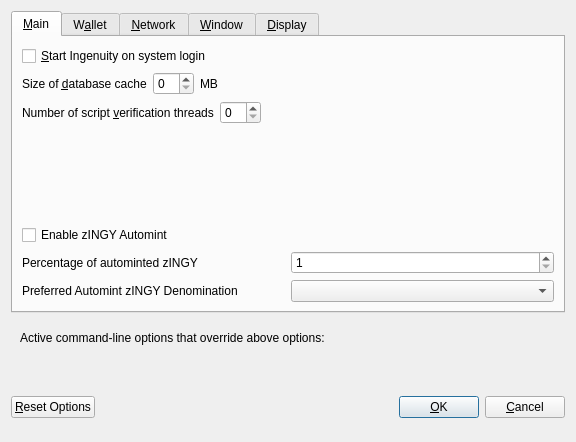
<?xml version="1.0" encoding="UTF-8"?>
<ui version="4.0">
 <class>OptionsDialog</class>
 <widget class="QDialog" name="OptionsDialog">
  <property name="geometry">
   <rect>
    <x>0</x>
    <y>0</y>
    <width>576</width>
    <height>442</height>
   </rect>
  </property>
  <property name="windowTitle">
   <string>Options</string>
  </property>
  <property name="modal">
   <bool>true</bool>
  </property>
  <layout class="QVBoxLayout" name="verticalLayout">
   <item>
    <widget class="QTabWidget" name="tabWidget">
     <property name="currentIndex">
      <number>0</number>
     </property>
     <widget class="QWidget" name="tabMain">
      <attribute name="title">
       <string>&amp;Main</string>
      </attribute>
      <layout class="QVBoxLayout" name="verticalLayout_Main">
       <item>
        <widget class="QCheckBox" name="bitcoinAtStartup">
         <property name="toolTip">
          <string>Automatically start Ingenuity after logging in to the system.</string>
         </property>
         <property name="text">
          <string>&amp;Start Ingenuity on system login</string>
         </property>
        </widget>
       </item>
       <item>
        <layout class="QHBoxLayout" name="horizontalLayout_2_Main">
         <item>
          <widget class="QLabel" name="databaseCacheLabel">
           <property name="text">
            <string>Size of &amp;database cache</string>
           </property>
           <property name="textFormat">
            <enum>Qt::PlainText</enum>
           </property>
           <property name="buddy">
            <cstring>databaseCache</cstring>
           </property>
          </widget>
         </item>
         <item>
          <widget class="QSpinBox" name="databaseCache"/>
         </item>
         <item>
          <widget class="QLabel" name="databaseCacheUnitLabel">
           <property name="text">
            <string>MB</string>
           </property>
           <property name="textFormat">
            <enum>Qt::PlainText</enum>
           </property>
          </widget>
         </item>
         <item>
          <spacer name="horizontalSpacer_2_Main">
           <property name="orientation">
            <enum>Qt::Horizontal</enum>
           </property>
           <property name="sizeHint" stdset="0">
            <size>
             <width>40</width>
             <height>20</height>
            </size>
           </property>
          </spacer>
         </item>
        </layout>
       </item>
       <item>
        <layout class="QHBoxLayout" name="horizontalLayout_3_Main">
         <item>
          <widget class="QLabel" name="threadsScriptVerifLabel">
           <property name="text">
            <string>Number of script &amp;verification threads</string>
           </property>
           <property name="textFormat">
            <enum>Qt::PlainText</enum>
           </property>
           <property name="buddy">
            <cstring>threadsScriptVerif</cstring>
           </property>
          </widget>
         </item>
         <item>
          <widget class="QSpinBox" name="threadsScriptVerif">
           <property name="toolTip">
            <string>(0 = auto, &lt;0 = leave that many cores free)</string>
           </property>
          </widget>
         </item>
         <item>
          <spacer name="horizontalSpacer_3_Main">
           <property name="orientation">
            <enum>Qt::Horizontal</enum>
           </property>
           <property name="sizeHint" stdset="0">
            <size>
             <width>40</width>
             <height>20</height>
            </size>
           </property>
          </spacer>
         </item>
        </layout>
       </item>
       <item>
        <spacer name="verticalSpacer_2">
         <property name="orientation">
          <enum>Qt::Vertical</enum>
         </property>
         <property name="sizeHint" stdset="0">
          <size>
           <width>20</width>
           <height>40</height>
          </size>
         </property>
        </spacer>
       </item>
       <item>
        <widget class="QCheckBox" name="checkBoxZeromintEnable">
         <property name="toolTip">
          <string>Enable automatic minting of INGY units to zINGY</string>
         </property>
         <property name="layoutDirection">
          <enum>Qt::LeftToRight</enum>
         </property>
         <property name="text">
          <string>Enable zINGY Automint</string>
         </property>
        </widget>
       </item>
       <item>
        <layout class="QHBoxLayout" name="horizontalLayout_3">
         <item>
          <widget class="QLabel" name="percentage_label">
           <property name="toolTip">
            <string>Percentage of incoming INGY which get automatically converted to zINGY via Zerocoin Protocol (min: 10%)</string>
           </property>
           <property name="text">
            <string>Percentage of autominted zINGY</string>
           </property>
          </widget>
         </item>
         <item>
          <widget class="QSpinBox" name="zeromintPercentage">
           <property name="minimum">
            <number>1</number>
           </property>
           <property name="maximum">
            <number>100</number>
           </property>
          </widget>
         </item>
        </layout>
       </item>
       <item>
        <layout class="QHBoxLayout" name="horizontalLayout" stretch="0,0">
         <property name="sizeConstraint">
          <enum>QLayout::SetFixedSize</enum>
         </property>
         <item>
          <widget class="QLabel" name="labelPreferredDenom">
           <property name="maximumSize">
            <size>
             <width>16777215</width>
             <height>16777215</height>
            </size>
           </property>
           <property name="toolTip">
            <string>Wait with automatic conversion to Zerocoin until enough INGY for this denomination is available</string>
           </property>
           <property name="text">
            <string>Preferred Automint zINGY Denomination</string>
           </property>
          </widget>
         </item>
         <item>
          <widget class="QComboBox" name="preferredDenom">
           <property name="maximumSize">
            <size>
             <width>16777215</width>
             <height>27</height>
            </size>
           </property>
           <property name="toolTip">
            <string>Wait with automatic conversion to Zerocoin until enough INGY for this denomination is available</string>
           </property>
           <property name="maxVisibleItems">
            <number>9</number>
           </property>
           <property name="maxCount">
            <number>9</number>
           </property>
          </widget>
         </item>
        </layout>
       </item>
      </layout>
     </widget>
     <widget class="QWidget" name="tabWallet">
      <attribute name="title">
       <string>W&amp;allet</string>
      </attribute>
      <layout class="QVBoxLayout" name="verticalLayout_Wallet">
       <item>
        <layout class="QHBoxLayout" name="horizontalLayout_2_Wallet">
         <item>
          <widget class="QLabel" name="labelStakeSplitThresholdText">
           <property name="text">
            <string>Stake split threshold:</string>
           </property>
          </widget>
         </item>
         <item>
          <widget class="QSpinBox" name="spinBoxStakeSplitThreshold">
           <property name="minimum">
            <number>1</number>
           </property>
           <property name="maximum">
            <number>999999</number>
           </property>
          </widget>
         </item>
        </layout>
       </item>
       <item>
        <widget class="QGroupBox" name="groupBox">
         <property name="title">
          <string>Expert</string>
         </property>
         <layout class="QVBoxLayout" name="verticalLayout_2">
          <item>
           <widget class="QCheckBox" name="coinControlFeatures">
            <property name="toolTip">
             <string>Whether to show coin control features or not.</string>
            </property>
            <property name="text">
             <string>Enable coin &amp;control features</string>
            </property>
           </widget>
          </item>
          <item>
           <widget class="QCheckBox" name="showMasternodesTab">
            <property name="toolTip">
             <string>Show additional tab listing all your masternodes in first sub-tab&lt;br/&gt;and all masternodes on the network in second sub-tab.</string>
            </property>
            <property name="text">
             <string>Show Masternodes Tab</string>
            </property>
           </widget>
          </item>
          <item>
           <widget class="QCheckBox" name="spendZeroConfChange">
            <property name="toolTip">
             <string>If you disable the spending of unconfirmed change, the change from a transaction&lt;br/&gt;cannot be used until that transaction has at least one confirmation.&lt;br/&gt;This also affects how your balance is computed.</string>
            </property>
            <property name="text">
             <string>&amp;Spend unconfirmed change</string>
            </property>
           </widget>
          </item>
         </layout>
        </widget>
       </item>
       <item>
        <spacer name="verticalSpacer_Wallet">
         <property name="orientation">
          <enum>Qt::Vertical</enum>
         </property>
         <property name="sizeHint" stdset="0">
          <size>
           <width>20</width>
           <height>40</height>
          </size>
         </property>
        </spacer>
       </item>
      </layout>
     </widget>
     <widget class="QWidget" name="tabNetwork">
      <attribute name="title">
       <string>&amp;Network</string>
      </attribute>
      <layout class="QVBoxLayout" name="verticalLayout_Network">
       <item>
        <widget class="QCheckBox" name="mapPortUpnp">
         <property name="toolTip">
          <string>Automatically open the Ingenuity client port on the router. This only works when your router supports UPnP and it is enabled.</string>
         </property>
         <property name="text">
          <string>Map port using &amp;UPnP</string>
         </property>
        </widget>
       </item>
       <item>
        <widget class="QCheckBox" name="allowIncoming">
         <property name="toolTip">
          <string>Accept connections from outside</string>
         </property>
         <property name="text">
          <string>Allow incoming connections</string>
         </property>
        </widget>
       </item>
       <item>
        <widget class="QCheckBox" name="connectSocks">
         <property name="toolTip">
          <string>Connect to the Ingenuity network through a SOCKS5 proxy.</string>
         </property>
         <property name="text">
          <string>&amp;Connect through SOCKS5 proxy (default proxy):</string>
         </property>
        </widget>
       </item>
       <item>
        <layout class="QHBoxLayout" name="horizontalLayout_1_Network">
         <item>
          <widget class="QLabel" name="proxyIpLabel">
           <property name="text">
            <string>Proxy &amp;IP:</string>
           </property>
           <property name="textFormat">
            <enum>Qt::PlainText</enum>
           </property>
           <property name="buddy">
            <cstring>proxyIp</cstring>
           </property>
          </widget>
         </item>
         <item>
          <widget class="QValidatedLineEdit" name="proxyIp">
           <property name="minimumSize">
            <size>
             <width>140</width>
             <height>0</height>
            </size>
           </property>
           <property name="maximumSize">
            <size>
             <width>140</width>
             <height>16777215</height>
            </size>
           </property>
           <property name="toolTip">
            <string>IP address of the proxy (e.g. IPv4: 127.0.0.1 / IPv6: ::1)</string>
           </property>
          </widget>
         </item>
         <item>
          <widget class="QLabel" name="proxyPortLabel">
           <property name="text">
            <string>&amp;Port:</string>
           </property>
           <property name="textFormat">
            <enum>Qt::PlainText</enum>
           </property>
           <property name="buddy">
            <cstring>proxyPort</cstring>
           </property>
          </widget>
         </item>
         <item>
          <widget class="QLineEdit" name="proxyPort">
           <property name="minimumSize">
            <size>
             <width>55</width>
             <height>0</height>
            </size>
           </property>
           <property name="maximumSize">
            <size>
             <width>55</width>
             <height>16777215</height>
            </size>
           </property>
           <property name="toolTip">
            <string>Port of the proxy (e.g. 9050)</string>
           </property>
          </widget>
         </item>
         <item>
          <spacer name="horizontalSpacer_1_Network">
           <property name="orientation">
            <enum>Qt::Horizontal</enum>
           </property>
           <property name="sizeHint" stdset="0">
            <size>
             <width>40</width>
             <height>20</height>
            </size>
           </property>
          </spacer>
         </item>
        </layout>
       </item>
       <item>
        <spacer name="verticalSpacer_Network">
         <property name="orientation">
          <enum>Qt::Vertical</enum>
         </property>
         <property name="sizeHint" stdset="0">
          <size>
           <width>20</width>
           <height>40</height>
          </size>
         </property>
        </spacer>
       </item>
      </layout>
     </widget>
     <widget class="QWidget" name="tabWindow">
      <attribute name="title">
       <string>&amp;Window</string>
      </attribute>
      <layout class="QVBoxLayout" name="verticalLayout_Window">
       <item>
        <widget class="QCheckBox" name="minimizeToTray">
         <property name="toolTip">
          <string>Show only a tray icon after minimizing the window.</string>
         </property>
         <property name="text">
          <string>&amp;Minimize to the tray instead of the taskbar</string>
         </property>
        </widget>
       </item>
       <item>
        <widget class="QCheckBox" name="minimizeOnClose">
         <property name="toolTip">
          <string>Minimize instead of exit the application when the window is closed. When this option is enabled, the application will be closed only after selecting Quit in the menu.</string>
         </property>
         <property name="text">
          <string>M&amp;inimize on close</string>
         </property>
        </widget>
       </item>
       <item>
        <spacer name="verticalSpacer_Window">
         <property name="orientation">
          <enum>Qt::Vertical</enum>
         </property>
         <property name="sizeHint" stdset="0">
          <size>
           <width>20</width>
           <height>40</height>
          </size>
         </property>
        </spacer>
       </item>
      </layout>
     </widget>
     <widget class="QWidget" name="tabDisplay">
      <attribute name="title">
       <string>&amp;Display</string>
      </attribute>
      <layout class="QVBoxLayout" name="verticalLayout_Display">
       <item>
        <layout class="QHBoxLayout" name="horizontalLayout_1_Display">
         <item>
          <widget class="QLabel" name="langLabel">
           <property name="text">
            <string>User Interface &amp;language:</string>
           </property>
           <property name="textFormat">
            <enum>Qt::PlainText</enum>
           </property>
           <property name="buddy">
            <cstring>lang</cstring>
           </property>
          </widget>
         </item>
         <item>
          <widget class="QValueComboBox" name="lang">
           <property name="toolTip">
            <string>The user interface language can be set here. This setting will take effect after restarting Ingenuity.</string>
           </property>
          </widget>
         </item>
        </layout>
       </item>
       <item>
        <widget class="QLabel" name="label_3">
         <property name="toolTip">
          <string notr="true"/>
         </property>
         <property name="statusTip">
          <string notr="true"/>
         </property>
         <property name="whatsThis">
          <string notr="true"/>
         </property>
         <property name="accessibleName">
          <string notr="true"/>
         </property>
         <property name="text">
          <string>Language missing or translation incomplete? Help contributing translations here:
https://www.transifex.com/ingenuity-project/ingenuity-project-translations</string>
         </property>
         <property name="wordWrap">
          <bool>true</bool>
         </property>
         <property name="openExternalLinks">
          <bool>true</bool>
         </property>
         <property name="textInteractionFlags">
          <set>Qt::TextBrowserInteraction</set>
         </property>
        </widget>
       </item>
       <item>
        <layout class="QHBoxLayout" name="horizontalLayout_4_Display" stretch="0,0">
         <item>
          <widget class="QLabel" name="themeLabel">
           <property name="text">
            <string>User Interface Theme:</string>
           </property>
          </widget>
         </item>
         <item>
          <widget class="QValueComboBox" name="theme"/>
         </item>
        </layout>
       </item>
       <item>
        <widget class="Line" name="line">
         <property name="orientation">
          <enum>Qt::Horizontal</enum>
         </property>
        </widget>
       </item>
       <item>
        <layout class="QHBoxLayout" name="horizontalLayout_2_Display">
         <item>
          <widget class="QLabel" name="unitLabel">
           <property name="text">
            <string>&amp;Unit to show amounts in:</string>
           </property>
           <property name="textFormat">
            <enum>Qt::PlainText</enum>
           </property>
           <property name="buddy">
            <cstring>unit</cstring>
           </property>
          </widget>
         </item>
         <item>
          <widget class="QValueComboBox" name="unit">
           <property name="toolTip">
            <string>Choose the default subdivision unit to show in the interface and when sending coins.</string>
           </property>
          </widget>
         </item>
        </layout>
       </item>
       <item>
        <layout class="QHBoxLayout" name="horizontalLayout_5_Display">
         <item>
          <widget class="QLabel" name="digitsLabel">
           <property name="text">
            <string>Decimal digits</string>
           </property>
          </widget>
         </item>
         <item>
          <widget class="QValueComboBox" name="digits"/>
         </item>
        </layout>
       </item>
       <item>
        <widget class="QCheckBox" name="checkBoxHideZeroBalances">
         <property name="toolTip">
          <string>Hide empty balances</string>
         </property>
         <property name="layoutDirection">
          <enum>Qt::LeftToRight</enum>
         </property>
         <property name="text">
          <string>Hide empty balances</string>
         </property>
        </widget>
       </item>
       <item>
        <layout class="QHBoxLayout" name="horizontalLayout_3_Display">
         <item>
          <widget class="QLabel" name="thirdPartyTxUrlsLabel">
           <property name="toolTip">
            <string>Third party URLs (e.g. a block explorer) that appear in the transactions tab as context menu items. %s in the URL is replaced by transaction hash. Multiple URLs are separated by vertical bar |.</string>
           </property>
           <property name="text">
            <string>Third party transaction URLs</string>
           </property>
           <property name="buddy">
            <cstring>thirdPartyTxUrls</cstring>
           </property>
          </widget>
         </item>
         <item>
          <widget class="QLineEdit" name="thirdPartyTxUrls">
           <property name="toolTip">
            <string>Third party URLs (e.g. a block explorer) that appear in the transactions tab as context menu items. %s in the URL is replaced by transaction hash. Multiple URLs are separated by vertical bar |.</string>
           </property>
          </widget>
         </item>
        </layout>
       </item>
       <item>
        <spacer name="verticalSpacer">
         <property name="orientation">
          <enum>Qt::Vertical</enum>
         </property>
         <property name="sizeHint" stdset="0">
          <size>
           <width>20</width>
           <height>40</height>
          </size>
         </property>
        </spacer>
       </item>
      </layout>
     </widget>
    </widget>
   </item>
   <item>
    <widget class="QFrame" name="frame">
     <layout class="QVBoxLayout" name="verticalLayout_Bottom">
      <item>
       <layout class="QHBoxLayout" name="horizontalLayout_Bottom">
        <item>
         <widget class="QLabel" name="overriddenByCommandLineInfoLabel">
          <property name="text">
           <string>Active command-line options that override above options:</string>
          </property>
          <property name="textFormat">
           <enum>Qt::PlainText</enum>
          </property>
         </widget>
        </item>
        <item>
         <spacer name="horizontalSpacer_Bottom">
          <property name="orientation">
           <enum>Qt::Horizontal</enum>
          </property>
          <property name="sizeHint" stdset="0">
           <size>
            <width>40</width>
            <height>20</height>
           </size>
          </property>
         </spacer>
        </item>
       </layout>
      </item>
      <item>
       <widget class="QLabel" name="overriddenByCommandLineLabel">
        <property name="text">
         <string/>
        </property>
        <property name="textFormat">
         <enum>Qt::PlainText</enum>
        </property>
        <property name="wordWrap">
         <bool>true</bool>
        </property>
       </widget>
      </item>
     </layout>
    </widget>
   </item>
   <item>
    <layout class="QHBoxLayout" name="horizontalLayout_Buttons">
     <item>
      <widget class="QPushButton" name="resetButton">
       <property name="toolTip">
        <string>Reset all client options to default.</string>
       </property>
       <property name="text">
        <string>&amp;Reset Options</string>
       </property>
       <property name="autoDefault">
        <bool>false</bool>
       </property>
      </widget>
     </item>
     <item>
      <spacer name="horizontalSpacer_1">
       <property name="orientation">
        <enum>Qt::Horizontal</enum>
       </property>
       <property name="sizeHint" stdset="0">
        <size>
         <width>40</width>
         <height>48</height>
        </size>
       </property>
      </spacer>
     </item>
     <item>
      <widget class="QLabel" name="statusLabel">
       <property name="minimumSize">
        <size>
         <width>200</width>
         <height>0</height>
        </size>
       </property>
       <property name="font">
        <font>
         <weight>75</weight>
         <bold>true</bold>
        </font>
       </property>
       <property name="text">
        <string/>
       </property>
       <property name="textFormat">
        <enum>Qt::PlainText</enum>
       </property>
       <property name="wordWrap">
        <bool>true</bool>
       </property>
      </widget>
     </item>
     <item>
      <spacer name="horizontalSpacer_2">
       <property name="orientation">
        <enum>Qt::Horizontal</enum>
       </property>
       <property name="sizeHint" stdset="0">
        <size>
         <width>40</width>
         <height>48</height>
        </size>
       </property>
      </spacer>
     </item>
     <item>
      <widget class="QPushButton" name="okButton">
       <property name="text">
        <string>&amp;OK</string>
       </property>
       <property name="autoDefault">
        <bool>false</bool>
       </property>
       <property name="default">
        <bool>true</bool>
       </property>
      </widget>
     </item>
     <item>
      <widget class="QPushButton" name="cancelButton">
       <property name="text">
        <string>&amp;Cancel</string>
       </property>
       <property name="autoDefault">
        <bool>false</bool>
       </property>
      </widget>
     </item>
    </layout>
   </item>
  </layout>
 </widget>
 <customwidgets>
  <customwidget>
   <class>QValidatedLineEdit</class>
   <extends>QLineEdit</extends>
   <header>qvalidatedlineedit.h</header>
  </customwidget>
  <customwidget>
   <class>QValueComboBox</class>
   <extends>QComboBox</extends>
   <header>qvaluecombobox.h</header>
  </customwidget>
 </customwidgets>
 <resources/>
 <connections/>
</ui>
